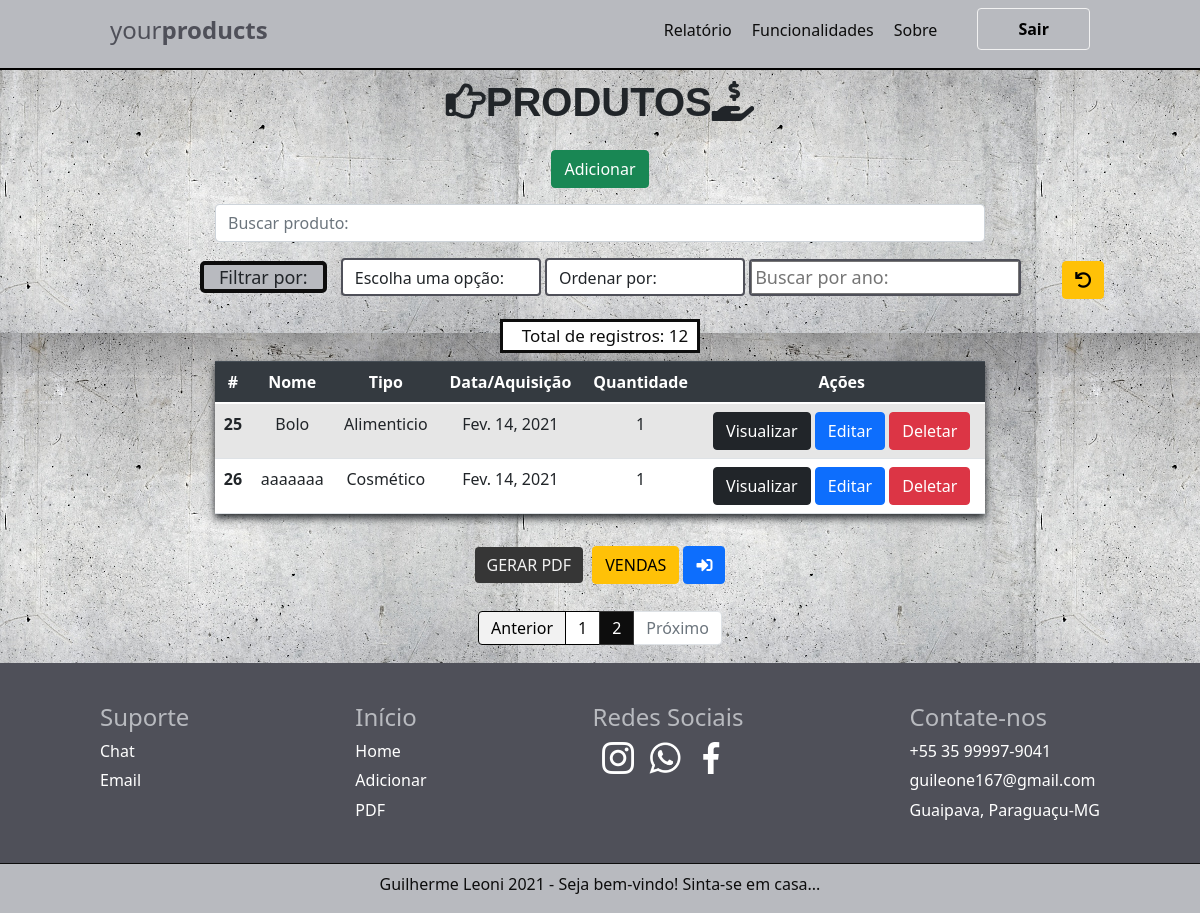
Screenshot of /?page=2 with the database file from the repository.
### produto/models.py (models this page shows, shortened)
class produto(models.Model):
    nome = models.CharField(max_length=100)
    tipo = models.CharField(max_length=100)
    descricao = models.CharField(max_length=100)
    data = models.DateField()
    fornecedor = models.CharField(max_length=100)
    quantidade = models.IntegerField(max_length=100)
    criado_em = models.DateTimeField(auto_now_add=True)
    editado_em = models.DateTimeField(auto_now=True)

### produto/views.py (the view, shortened to what this page needs)
# urls.py: 2. Add a URL to urlpatterns:  path('', views.home, name='home')
def home(request):
    data = {}
    filter = request.GET.get('filter')
    filterAlf = request.GET.get('filterAlf')
    buscar_data = request.GET.get("buscar_data")
    search = request.GET.get('search')
    if search:
        data['filter'] = produto.objects.filter(nome__icontains=search)
        paginator = Paginator(data['filter'], 10)
        page = request.GET.get('page')
        data['filter'] = paginator.get_page(page)
    elif filter:
        data['filter'] = produto.objects.filter(tipo__icontains=filter)
        paginator = Paginator(data['filter'], 10)
        page = request.GET.get('page')
        data['filter'] = paginator.get_page(page)
    elif buscar_data:
        data["filter"] = produto.objects.filter(data__icontains=buscar_data)
        paginator = Paginator(data['filter'], 10)
        page = request.GET.get('page')
        data['filter'] = paginator.get_page(page)
    else:
        data['db'] = produto.objects.all()
        paginator = Paginator(data['db'], 10)
        page = request.GET.get('page')
        data['db'] = paginator.get_page(page)
    return render(request, 'produtos/index.html', data)

### produto/templates/produtos/index.html (shortened to what this page needs)
{% extends 'base.html' %}
{% block content %}
    <div class="col-8 m-auto pt-2 pb-2 text-center">
        <h1><i class="far fa-hand-point-right"></i>PRODUTOS<i class="fas fa-hand-holding-usd"></i></h1>
    </div>
    <div class="col-8 m-auto pt-2 pb-2 text-center">
        <a href="/form" class="btn btn-success" id="btn-success">Adicionar</a>
    </div>
    <div class="col-8 m-auto pt-2 pb-2 text-center">
        <form method="get">
            <input type="text" id="search" name="search" class="form-control" placeholder="Buscar produto:">
        </form>
    </div>
        <div class="col-8 m-auto pt-2 pb-2 filter-div">
            <span id="filtrar-por" class="col-2">Filtrar por:</span>
            <select name="filter" id="filter" class="form-control">
                <option value="">Escolha uma opção:</option>
            </select>
            <select name="filter-alfabetica" id="filterAlf" class="form-control">
                <option value="">Ordenar por:</option>
            </select>
            <form method="GET" id="form-buscar-data">
                <input type="text" id="buscar_data" name="buscar_data" placeholder="Buscar por ano: ">
            </form>
            <a href="/" class="btn btn-warning" name="recarregar" id="recarregar"><i class="fas fa-undo"></i></a>
        </div>
    <div class="col-2 m-auto p-1 text-center total-div">
        <h5 class="text-center" id="total">Total de registros: {% if db %}{{db.paginator.count}} {% else %}{{filter.paginator.count}}{% endif %} </h5>
    </div>
    <div class="col-8 m-auto pt-2 pb-2 text-center" >
        <table class="table table-striped">
            <thead class="thead-dark">
              <tr id="cabecalho">
                <th scope="col">#</th>
                <th scope="col">Nome</th>
                <th scope="col">Tipo</th>
                <th scope="col">Data/Aquisição</th>
                <th scope="col">Quantidade</th>
                <th scope="col">Ações</th>
              </tr>
            </thead>
            <tbody>
{% if db %}
            {% for dbs in db %}
              <tr id="items">
                <th>{{dbs.id}}</th>
                <td>{{dbs.nome}}</td>
                <td>{{dbs.tipo}}</td>
                <td>{{dbs.data}}</td>
                <td>{{dbs.quantidade}}</td>
                <td id="td">
                    <a href="/view/{{dbs.id}}/" class="btn btn-dark" >Visualizar</a>
                    <a href="/edit/{{dbs.id}}/" class="btn btn-primary" >Editar</a>
                    <a href="/delete/{{dbs.id}}/" class="btn btn-danger btnDel">Deletar</a>
                </td>
              </tr>
            {% endfor %}
            </tbody>
        </table>
    </div>
    <div class="col-8 m-auto pt-2 pb-2 text-center">
        <p>
            <a href="/table" class="btn btn-info" id="gerar-pdf">GERAR PDF</a>
            <a href="/emprestimo" class="btn btn-warning">VENDAS</a>
            <a class="btn btn-primary" href="/accounts/logout" role="button" id="sair"><i class="fas fa-sign-in-alt"></i></a>
        </p>
    </div>
    <div class="pagination">
        <nav aria-label="..." class="pagination">
            <ul class="pagination">
                {% if db.has_previous %}
                    <li class="page-item">
                        <a class="page-link" href="?page={{db.previous_page_number}}" tabindex="-1" aria-disabled="true" id="anterior">Anterior</a>
                    </li>
                {% else %}
                    <li class="page-item disabled">
                        <a class="page-link" href="#" tabindex="-1" aria-disabled="true">Anterior</a>
                    </li>
                {% endif%}
                {% for num in db.paginator.page_range %}
                    {% if num == db.number %}
                        <li class="page-item active">
                            <a class="page-link" href="#">{{ num }}</a>
                        </li>
                    {% else %}
                        <li class="page-item">
                            <a class="page-link" href="?page={{num}}" id="num">{{ num }}</a>
                        </li>
                    {% endif %}
                {% endfor %}
                {% if db.has_next %}
                    <li class="page-item">
                        <a class="page-link" href="?page={{db.next_page_number}}" id="proximo">Próximo</a>
                    </li>
                {% else %}
                    <li class="page-item disabled">
                        <a class="page-link" href="#">Próximo</a>
                    </li>
                {% endif %}
            </ul>
        </nav>
    </div>
{% endif %}
{% endblock %}

### produto/static/css/styles.css (style rules this page uses)
body { background-color: #FFE4E1; background-image: url('../img/background.jpg'); }
.table { background: #fff; box-shadow: 0 4px 8px; }
#td { white-space: nowrap; }
#sair { transition: transform 0.3s; }
#cabecalho { background-color: #DDA0DD; }
.filter-div { margin-bottom: 5px; margin-top: 10px; padding: 0; white-space: nowrap; }
#filter { display: inline-block; width: 200px; margin-left: 10px; margin-bottom: 15px; border: 2px solid #4F5059; }
#filterAlf { width: 200px; border: 2px solid #4F5059; display: inline-block }
#filtrar-por { background-color: #B8BABF; border-right: 3rem; border-radius: 5px; font-size: 18px; border: 4px solid #0D0D0D; }
#form-buscar-data { text-align: right; display: inline-block; font-size: 18px; border: 2px solid #4F5059; border-radius: .25rem; }
#recarregar { margin-left: 37px; }
.total-div { border: #0D0D0D solid; background: #fff; }
#total { margin: auto; margin-left: 10px; color: #0D0D0D; font-size: 17px; }
h1 { font-family: Arial; font-weight: bold; }
body { background-color: #FFE4E1; }
nav { width: 100%; height: 55px; display: flex; flex-direction: row; align-items: center; justify-content: space-between; }
nav ul { display: flex; flex-direction: row; }
nav ul li { list-style: none; padding: 10px; cursor: pointer; }
nav ul li a { color: #0D0D0D; text-decoration: none; transition: color 0.5s; }
#gerar-pdf { background: #363636; color: #F2F2F2; border-color: #0D0D0D; transition: transform 0.3s; }
.btn-success { transition: background 1s; }
.pagination { display: flex; justify-content: center; align-items: center }
.pagination ul li { padding: 0%; }
.btn-info { margin-right: 5px; transition: background 0.5s; background: #1b1a1a; border: #fff; color: #fff; }
.page-item.active .page-link { z-index: 3; color: #fff; background-color: #0D0D0D; border-color: #363636; }
nav ul li #proximo, #anterior { background: #F2F2F2; color: #000000; border: 1px solid #000000; }
#num { color: #0D0D0D; border: 1px solid #000000; }

### rows the page displays
produto: id "25", nome "Bolo", tipo "Alimenticio", data "Fev. 14, 2021", quantidade "1"
produto: id "26", nome "aaaaaaa", tipo "Cosmético", data "Fev. 14, 2021", quantidade "1"

### other values shown
{{ db.paginator.count }} "12"
{{ num }} "1"
{{ num }} "2"
